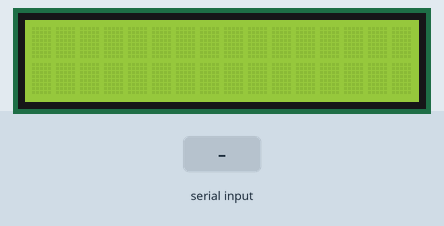
Simulated run of this sketch. Board: Arduino Uno, built with avr-gcc and run on an emulated ATmega328P. Parts: 16×2 character LCD. Inputs (shaded band) come from the test bench. What the sketch prints to the serial monitor is not drawn.

Above: at 1.2 s.
1.3 s: "1\n" received over Serial
At 1.7 s:
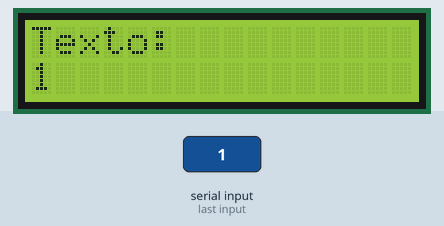
2.8 s: byte 10 ('\n') received over Serial
At 4.0 s:
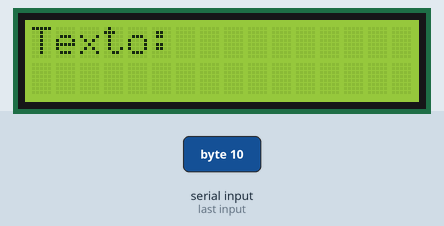
4.3 s: "0\n" received over Serial
At 5.2 s:
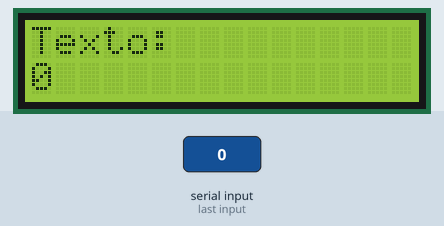
Timing chart, 0 to 7.3 s (numbered marks = the images above; inputs shaded):
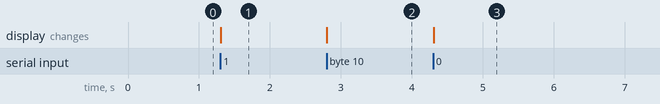

Measured:
- after the input at 1.3 s, the display: changes at once (image 1)
- after the input at 2.8 s, the display: changes at once (image 2)
- after the input at 4.3 s, the display: changes at once (image 3)

The sketch:

DisplayLED.ino
```cpp
//Biblioteca padrão de LCD (16x2)
#include <LiquidCrystal.h>

//String para guardar os dados que chegam pela Serial
String inputString = "";

//Controle de recebimento
boolean stringComplete = false;

//Define os pinos que serão utilizados para ligação ao display
LiquidCrystal lcd(12, 11, 5, 4, 3, 2);

//Rotina inicial
void setup() {
  //Inicializa a Serial
  Serial.begin(9600);

  //Pré-aloca 200 bytes para inputString
  inputString.reserve(200);

  //Define o número de colunas e linhas do LCD
  lcd.begin(16, 2);
}

//Rotina de repetição
void loop() {
  //Apenas mostra o texto ao receber o caracter '\n'
  if (stringComplete) {
	//Imprime o texto em modo de depuração
    Serial.println(inputString);

	//Limpa mensagens anteriores
    lcd.clear();
    lcd.setCursor(0, 0);
    lcd.print("Texto:");
    lcd.setCursor(0, 1);
	//Escreve a mensagem no LCD
    lcd.print(inputString);

    // Limpa a string:
    inputString = "";
    stringComplete = false;
  }
}

//Rotina de interrupção da Serial
void serialEvent() {
  //Enquanto houverem caracteres a leitura ocorre
  while (Serial.available()) {
	//Guarda o caracter recebido
    char inChar = (char)Serial.read();

	//Apenas sinaliza o fim da recepeção ao receber o caracter '\n'
    if (inChar == '\n') {
      stringComplete = true;
    }else{
      inputString += inChar;
    }
  }
}
```
